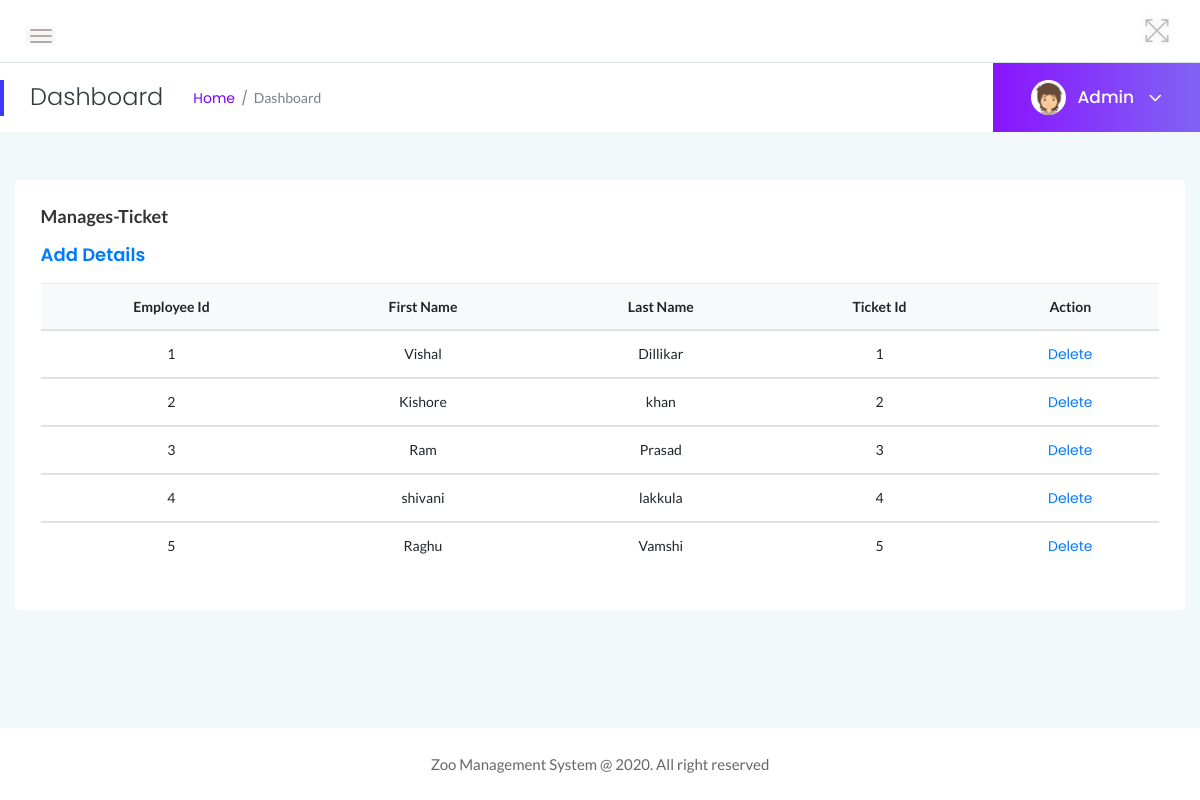
Page /admin/employee-manages.php (signed in) on the committed database.
### tables this page shows
CREATE TABLE IF NOT EXISTS MANAGES (
	Eid int(10) NOT NULL,
	Tid int(10) NOT NULL,
	PRIMARY KEY(Eid,Tid),
	CONSTRAINT fk1_man_eid FOREIGN KEY(Eid) REFERENCES EMPLOYEE(Eid) ON DELETE CASCADE ON UPDATE CASCADE,
	CONSTRAINT fk2_manages_tid FOREIGN KEY(Tid) REFERENCES TICKET(Tid) ON DELETE CASCADE ON UPDATE CASCADE
);

CREATE TABLE IF NOT EXISTS EMPLOYEE (
	Eid int(10) NOT NULL,
	EFname VARCHAR(30) NOT NULL,
	ELname VARCHAR(30) NOT NULL,
	Phone_No VARCHAR(30) NOT NULL,
	Salary INT NOT NULL,
	Zid int(10) NOT NULL,
	PRIMARY KEY(Eid),
	CONSTRAINT fk_emp_zid FOREIGN KEY(Zid) REFERENCES ZOO(Zid) ON DELETE CASCADE ON UPDATE CASCADE
);

### admin/employee-manages.php (the view, shortened to what this page needs)
<?php
include('includes/dbconnection.php');
if (strlen($_SESSION['zmsaid']==0)) {
  header('location:logout.php');
  } else{
?>
<!doctype html>
<html class="no-js" lang="en">
<head>
    <link rel="stylesheet" href="assets/css/bootstrap.min.css">
    <link rel="stylesheet" href="assets/css/font-awesome.min.css">
    <link rel="stylesheet" href="assets/css/themify-icons.css">
    <link rel="stylesheet" href="assets/css/metisMenu.css">
    <link rel="stylesheet" href="assets/css/owl.carousel.min.css">
    <link rel="stylesheet" href="assets/css/slicknav.min.css">
    <link rel="stylesheet" href="https://www.amcharts.com/lib/3/plugins/export/export.css" type="text/css" media="all" />
    <link rel="stylesheet" type="text/css" href="https://cdn.datatables.net/1.10.19/css/jquery.dataTables.css">
    <link rel="stylesheet" type="text/css" href="https://cdn.datatables.net/1.10.18/css/dataTables.bootstrap4.min.css">
    <link rel="stylesheet" type="text/css" href="https://cdn.datatables.net/responsive/2.2.3/css/responsive.bootstrap.min.css">
    <link rel="stylesheet" type="text/css" href="https://cdn.datatables.net/responsive/2.2.3/css/responsive.jqueryui.min.css">
    <link rel="stylesheet" href="assets/css/typography.css">
    <link rel="stylesheet" href="assets/css/default-css.css">
    <link rel="stylesheet" href="assets/css/styles.css">
    <link rel="stylesheet" href="assets/css/responsive.css">
</head>
<body>
    <div class="page-container">
        <div class="main-content">
          <?php include_once('includes/header.php');?>
            <?php include_once('includes/pagetitle.php');?>
            <div class="main-content-inner">
                <div class="row">
                    <div class="col-12 mt-5">
                        <div class="card">
                            <div class="card-body">
                                <h4 class="header-title">Manages-ticket</h4>
                                <h3 class="header-title"><a href="add-employee-manages.php">Add Details</a></h3>
                                <div class="data-tables">
                <table class="table text-center">
                                        <thead class="bg-light text-capitalize">
                                            <tr>
                                                <th>Employee id</th>
                                                <th>First Name</th>
                                                <th>Last Name</th>
                                                <th>Ticket id</th>
                                                 <th>Action</th>
                                            </tr>
                                        </thead>
                                        <?php
$ret=mysqli_query($con,"select * from EMPLOYEE natural join MANAGES  ");
while ($row=mysqli_fetch_array($ret)) {
?>
                                        <tbody>
          <tr data-expanded="true">
                  <td><?php  echo $row['Eid'];?></td>
                  <td><?php  echo $row['EFname'];?></td>
                  <td><?php  echo $row['ELname'];?></td>
                  <td><?php  echo $row['Tid'];?></td>
                <td><a href="delete-employee-manages.php?editid1=<?php echo $row['Eid'];?>&editid2=<?php echo $row['Tid'];?>">Delete</a>
                </tr>
                <?php
}?>
 </tbody>
                                    </table>
                                </div>
                            </div>
                        </div>
                    </div>
                </div>
            </div>
        </div>
        <?php include_once('includes/footer.php');?>
    </div>
</body>
</html>
<?php }  ?>

### admin/includes/pagetitle.php (shortened to what this page needs)
<?php
include('includes/dbconnection.php');
?>
<div class="page-title-area">
                <div class="row align-items-center">
                    <div class="col-sm-6">
                        <div class="breadcrumbs-area clearfix">
                            <h4 class="page-title pull-left">Dashboard</h4>
                            <ul class="breadcrumbs pull-left">
                                <li><a href="dashboard.php">Home</a></li>
                                <li><span>Dashboard</span></li>
                            </ul>
                        </div>
                    </div>
                    <div class="col-sm-6 clearfix">
                        <div class="user-profile pull-right">
                            <img class="avatar user-thumb" src="assets/images/author/avatar.png" alt="avatar">
                            <?php
$adid=$_SESSION['zmsaid'];
$ret=mysqli_query($con,"select AdminName from tbladmin where ID='$adid'");
$row=mysqli_fetch_array($ret);
$name=$row['AdminName'];
?>
                            <h4 class="user-name dropdown-toggle" data-toggle="dropdown"><?php echo $name; ?> <i class="fa fa-angle-down"></i></h4>
                        </div>
                    </div>
                </div>
            </div>

### admin/assets/css/typography.css (style rules this page uses)
body { font-size: 14px; font-family: 'Lato', sans-serif; }
h1, h2, h3, h4, h5, h6 { margin: 0; font-family: 'Poppins', sans-serif; }
a, a:visited { text-decoration: none; transition: all 0.3s ease-in-out; -webkit-transition: all 0.3s ease-in-out; -moz-transition: all 0.3s ease-in-out; -o-transition: all 0.3s ease-in-out; outline: 0; font-family: 'Poppins', sans-serif; }
ul, ol { margin-bottom: 0px; margin-top: 0px; padding: 0; }
ul { margin: 0; list-style-type: none; }

### admin/assets/css/default-css.css (style rules this page uses)
* { margin: 0; padding: 0; box-sizing: border-box; }
*, *:before, *:after { -moz-box-sizing: border-box; -webkit-box-sizing: border-box; box-sizing: border-box; }
html { -webkit-font-smoothing: antialiased; }
body { background: #fff; font-weight: normal; -webkit-font-smoothing: antialiased; -webkit-text-size-adjust: 100%; }
img { max-width: 100%; height: auto; }
:root { --primary-color: #4336FB; }

### admin/assets/css/styles.css (style rules this page uses)
.page-container { width: 100%; height: 100%; min-height: 100vh; padding-left: 280px; -webkit-transition: padding-left 0.3s ease 0s; transition: padding-left 0.3s ease 0s; }
.card { border: none; border-radius: 4px; background-color: #fff; -webkit-transition: all 0.3s ease 0s; transition: all 0.3s ease 0s; }
.card-body { padding: 25.6px; padding: 1.6rem; }
.main-content { width: 100%; background: #F3F8FB; }
.main-content-inner { padding: 0 30px 50px; }
.page-title-area { padding: 0 30px; background: #fff; position: relative; }
.page-title-area:before { content: ''; position: absolute; left: 0; top: 50%; width: 4px; height: 36px; background: var(--primary-color); -webkit-transform: translateY(-50%); transform: translateY(-50%); }
.page-title { font-size: 24px; font-weight: 300; color: #313b3d; letter-spacing: 0; margin-right: 30px; }
ul.breadcrumbs { margin-top: 4px; }
.breadcrumbs li { display: inline-block; }
.breadcrumbs li a, .breadcrumbs li span { display: block; font-size: 14px; font-weight: 400; color: #7801ff; letter-spacing: 0; margin-right: 16px; position: relative; }
.breadcrumbs li a:before { content: '/'; color: #768387; position: absolute; right: -13px; top: 0; }
.breadcrumbs li span { margin-right: 0; color: #768387; text-transform: capitalize; }
.user-profile { margin-right: -30px; display: -webkit-box; display: -ms-flexbox; display: flex; -webkit-box-align: center; -ms-flex-align: center; align-items: center; -ms-flex-wrap: wrap; flex-wrap: wrap; background: -webkit-linear-gradient(left, #8914fe 0%, #8063f5 100%); background: linear-gradient(to right, #8914fe 0%, #8063f5 100%); padding: 17px 38px; position: relative; }
.user-profile img.avatar { height: 35px; width: 35px; border-radius: 50%; margin-right: 12px; }
.user-name { font-size: 17px; font-weight: 500; color: #fff; letter-spacing: 0; cursor: pointer; -webkit-user-select: none; -moz-user-select: none; -ms-user-select: none; user-select: none; }
.user-name i { margin-left: 10px; font-size: 21px; vertical-align: middle; position: relative; }
.notification-area .dropdown-toggle, .user-name.dropdown-toggle { position: relative; }
.notification-area .dropdown-toggle:after, .user-name.dropdown-toggle:after { display: none; }
.header-title { font-family: 'Lato', sans-serif; font-size: 18px; font-weight: 600; letter-spacing: 0; color: #333; text-transform: capitalize; margin-bottom: 17px; }
table tr th { border-bottom: none; }
table tr th, table tr td { border-top: 1px solid rgba(120, 130, 140, 0.13) !important; }

### admin/assets/css/responsive.css (style rules this page uses)
@media (min-width: 1200px) and (max-width: 1364px) { .main-content-inner { padding: 0 15px 50px; } }
@media (min-width: 1200px) and (max-width: 1364px) { .page-container, .sbar_collapsed.page-container { padding-left: 0; } }

### rows in the picture
manages: Eid.Eid "1", Eid.EFname "Vishal", Eid.ELname "Dillikar", Tid "1"
manages: Eid.Eid "2", Eid.EFname "Kishore", Eid.ELname "khan", Tid "2"
manages: Eid.Eid "3", Eid.EFname "Ram", Eid.ELname "Prasad", Tid "3"
manages: Eid.Eid "4", Eid.EFname "shivani", Eid.ELname "lakkula", Tid "4"
manages: Eid.Eid "5", Eid.EFname "Raghu", Eid.ELname "Vamshi", Tid "5"

### other values in the picture
$name "Admin"
